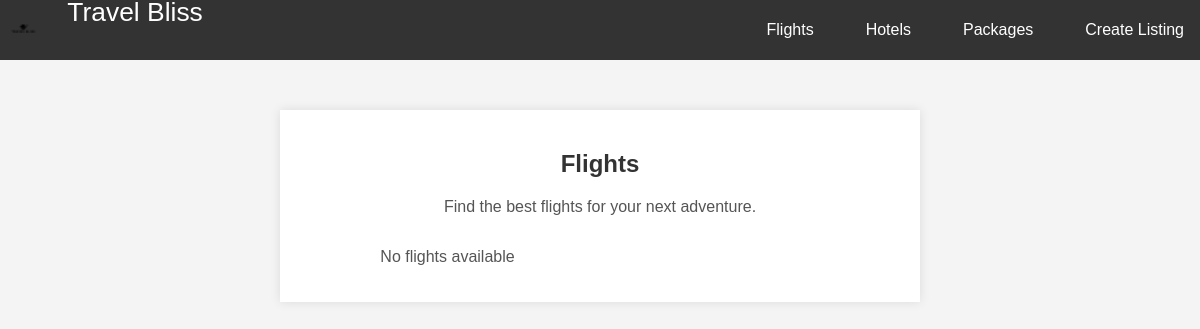
/flights.php, run on an earlier commit of the app's database.
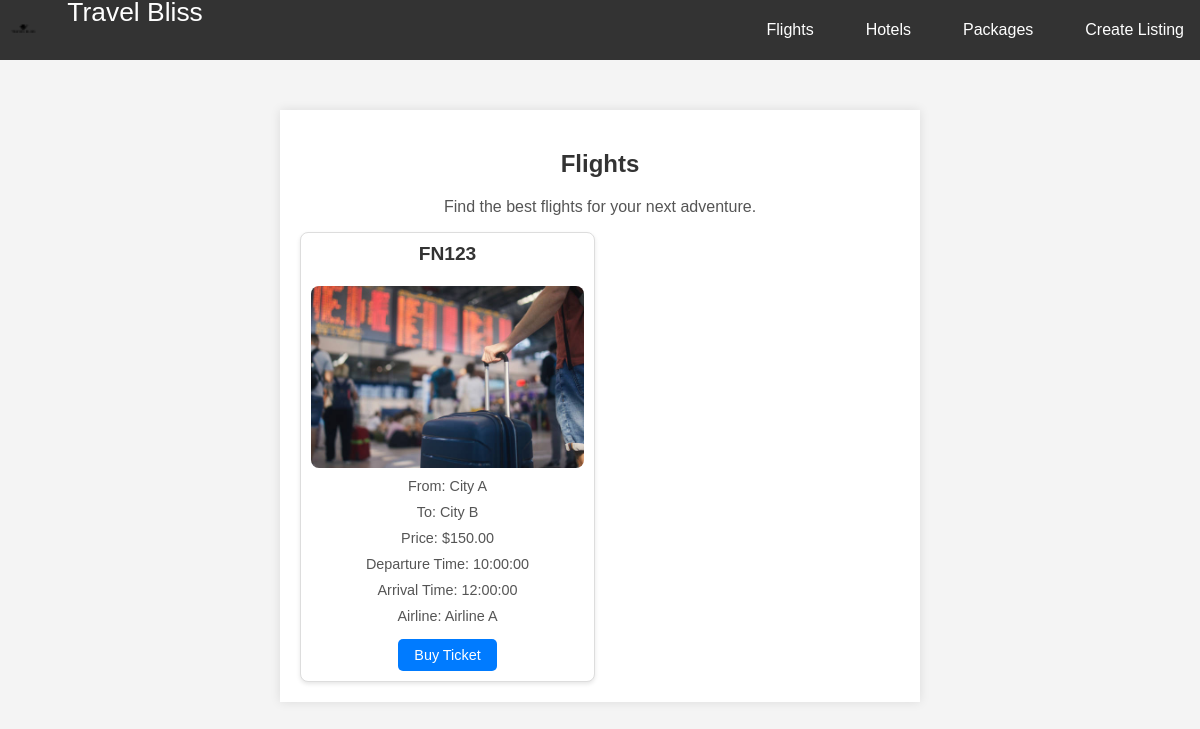
And on a later commit of the database.
### tables this page shows
CREATE TABLE Flights (
    FlightID INT PRIMARY KEY AUTO_INCREMENT,
    FlightNumber VARCHAR(50) NOT NULL,
    Departure VARCHAR(100) NOT NULL,
    Arrival VARCHAR(100) NOT NULL,
    DepartureTime TIME NOT NULL,
    ArrivalTime TIME NOT NULL,
    Price DECIMAL(10, 2),
    Airline VARCHAR(100) NOT NULL,
    FlightImage VARCHAR(255)
);

### flights.php (the view, shortened to what this page needs)
<?php
$servername = "127.0.0.1";
$username = "root";
$password = "";
$dbname = "travel_bliss";
$conn = new mysqli($servername, $username, $password, $dbname);
$sql = "SELECT * FROM Flights";
$result = $conn->query($sql);
?>
<!DOCTYPE html>
<html lang="en">
<head>
    <link rel="stylesheet" href="css/styles.css">
    <link rel="stylesheet" href="css/flights.css">
</head>
<header>
    <nav>
        <a href="index.php">
            <img src="images/logoo.png" alt="Travel Bliss Logo" class="logo">
            <span class="logo-text">Travel Bliss</span>
        </a>
        <ul>
            <li><a href="flights.php">Flights</a></li>
            <li><a href="hotels.php">Hotels</a></li>
            <li><a href="packages.php">Packages</a></li>
            <li><a href="creator.php" class="create-button">Create Listing</a></li>
        </ul>
    </nav>
</header>
<body>
    <section>
        <h1>Flights</h1>
        <p>Find the best flights for your next adventure.</p>
        <div class="flight-list">
            <?php
            if ($result->num_rows > 0) {
                while($row = $result->fetch_assoc()) {
                    $formattedPrice = $row['Price'] > 0 ? '$' . number_format($row['Price'], 2) : 'Not Available';
                    echo "<div class='flight'>
                            <h2>{$row['FlightNumber']}</h2>
                            <img src='uploads/{$row['FlightImage']}' alt='Flight Image' class='plane-image'>
                            <p>From: {$row['Departure']}</p>
                            <p>To: {$row['Arrival']}</p>
                            <p>Price: {$formattedPrice}</p>
                            <p>Departure Time: {$row['DepartureTime']}</p>
                            <p>Arrival Time: {$row['ArrivalTime']}</p>
                            <p>Airline: {$row['Airline']}</p>
                            <a href='seat-selection.php' class='buy-ticket-button'>Buy Ticket</a>
                          </div>";
                }
            } else {
                echo "<p>No flights available</p>";
            }
            ?>
        </div>
    </section>
</body>
</html>

What changed in the data, as far as the page shows it:
added flights: FlightNumber "FN123", FlightImage (picture), Departure "City A", Arrival "City B", Price "$150.00", DepartureTime "10:00:00", ArrivalTime "12:00:00", Airline "Airline A"
Also different on the page:
text no longer shown: "No flights available"
